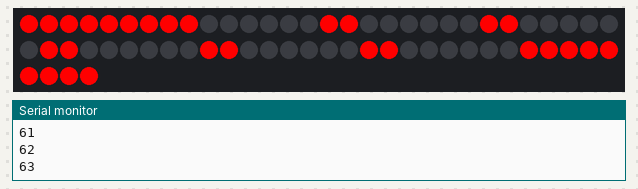
A sketch run on a simulated Arduino Uno, built with avr-gcc and run on an emulated ATmega328P. Parts: 64 RGB LEDs in strip order, left to right, continuing on the next row, the last lines printed to the serial monitor.

Above: at 0.1 s.
At 0.7 s:
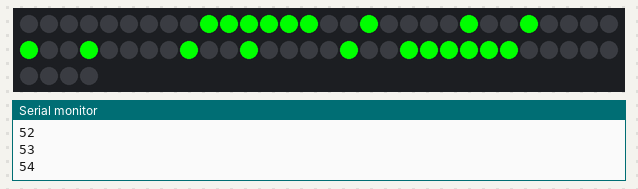
At 1.2 s:
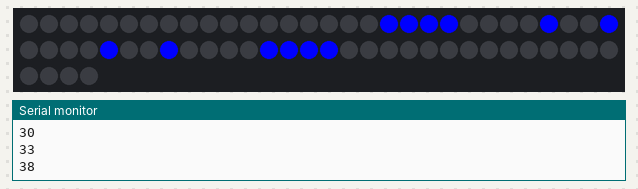
At 1.7 s:
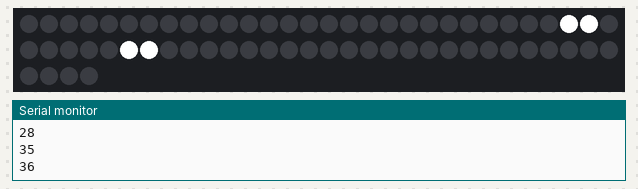

The sketch:

squares.ino
```cpp
// Simple NeoPixel test.  Lights just a few pixels at a time so a
// 1m strip can safely be powered from Arduino 5V pin.  Arduino
// may nonetheless hiccup when LEDs are first connected and not
// accept code.  So upload code first, unplug USB, connect pixels
// to GND FIRST, then +5V and digital pin 6, then re-plug USB.
// A working strip will show a few pixels moving down the line,
// cycling between red, green and blue.  If you get no response,
// might be connected to wrong end of strip (the end wires, if
// any, are no indication -- look instead for the data direction
// arrows printed on the strip).

#include <Adafruit_NeoPixel.h>

#define PIN      6
#define N_LEDS 64

Adafruit_NeoPixel strip = Adafruit_NeoPixel(N_LEDS, PIN, NEO_GRB + NEO_KHZ800);
int outer_leds[] = {0, 1, 2, 3, 4, 5, 6, 7, 8, 15, 16, 23, 24, 31, 32, 39, 40, 47, 48, 55, 56, 57, 58, 59, 60, 61, 62, 63};
int inner1_leds[] = {9, 10, 11, 12, 13, 14, 17, 22, 25, 30, 33, 38, 41, 46, 49, 50, 51, 52, 53, 54};
int inner2_leds[] = {18,19,20,21,26,29,34,37,42,43,44,45};
int inner3_leds[] = {27,28,35,36};

void setup() {
  Serial.begin(112500);
  strip.begin();
  strip.show();
}

// Fill the dots one after the other with a color
void colorWipe(uint32_t c, uint8_t ) {
  for (uint16_t i = 0; i < strip.numPixels(); i++) {
    strip.setPixelColor(i, c);

  }
  strip.show();
}
void loop() {
  const int arrLen = sizeof(outer_leds) / sizeof(outer_leds[0]);
  const int arrLen2 = sizeof(inner1_leds) / sizeof(inner1_leds[0]);
  const int arrLen3 = sizeof(inner2_leds) / sizeof(inner2_leds[0]);
  const int arrLen4 = sizeof(inner3_leds) / sizeof(inner3_leds[0]);
  Serial.print(arrLen);
  for (uint16_t i = 0; i < arrLen; i++) {
    strip.setPixelColor(outer_leds[i], strip.Color(255, 0, 0));
    Serial.println(outer_leds[i]);    strip.show();
  }
  delay(500);
  strip.fill(0, 0, 0);
  strip.show();
  for (uint16_t i2 = 0; i2 < arrLen2; i2++) {
    strip.setPixelColor(inner1_leds[i2], strip.Color(0, 255, 0));
    Serial.println(inner1_leds[i2]);
    strip.show();
  }

  delay(500);
  strip.fill(0, 0, 0);
  strip.show();
  for (uint16_t i3 = 0; i3 < arrLen3; i3++) {
    strip.setPixelColor(inner2_leds[i3], strip.Color(0, 0, 255));
    Serial.println(inner1_leds[i3]);
    strip.show();
  }

  delay(500);
  strip.fill(0, 0, 0);
  strip.show();
  for (uint16_t i4 = 0; i4 < arrLen4; i4++) {
    strip.setPixelColor(inner3_leds[i4], strip.Color(255, 255, 255));
    Serial.println(inner3_leds[i4]);
    strip.show();
  }
  delay(500);
  strip.fill(0, 0, 0);
  strip.show();
}
```

Measured:
- by itself, everything shown: repeats every 2.2 s, in 5 steps
- what the display in image 1 shows lasts 0.6 s, from 0.6 s to 1.2 s
